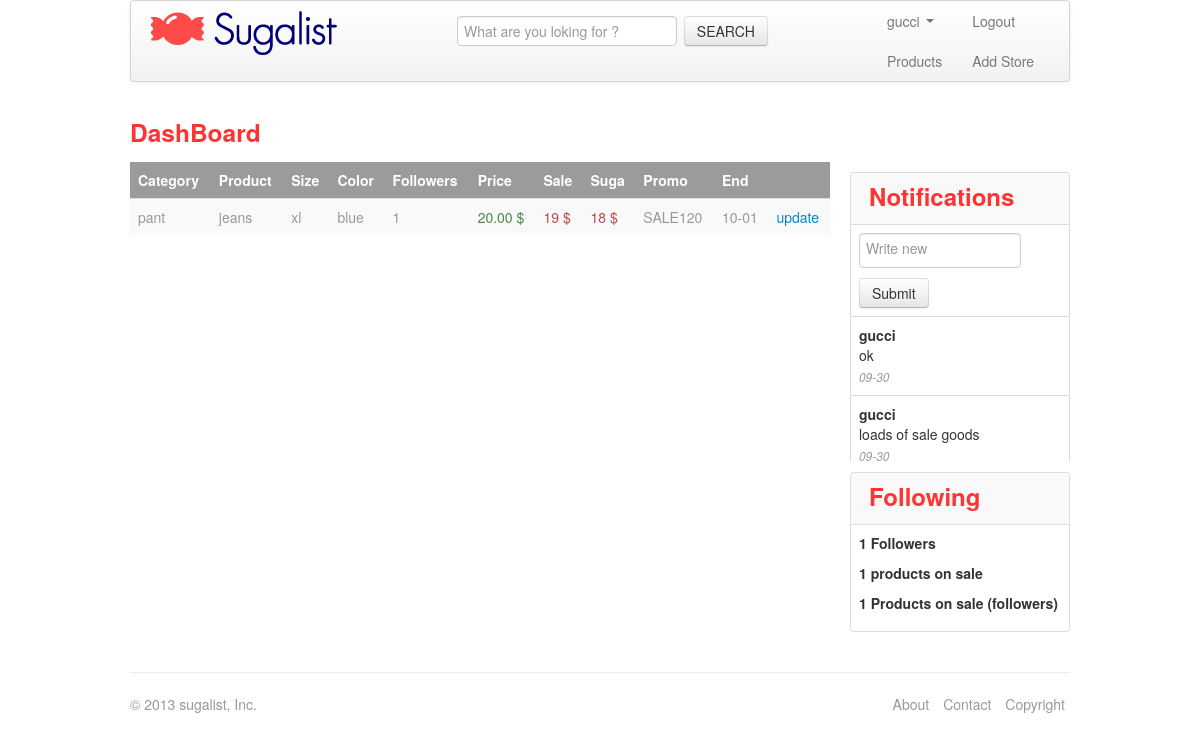
Screenshot of /merchant/index.php (signed in) with the database file from the repository.
### tables this page shows
CREATE TABLE IF NOT EXISTS `merchant` (
  `ID_MERCHANT` int(11) NOT NULL AUTO_INCREMENT,
  `USERNAME` char(255) DEFAULT NULL,
  `EMAIL` char(255) DEFAULT NULL,
  `PASSWORD` char(255) DEFAULT NULL,
  PRIMARY KEY (`ID_MERCHANT`)
);

CREATE TABLE IF NOT EXISTS `product` (
  `ID_PRODUCT` int(11) NOT NULL AUTO_INCREMENT,
  `ID_CATEGORY` int(11) NOT NULL,
  `ID_STORE` int(11) NOT NULL,
  `NAME` char(255) DEFAULT NULL,
  `SIZE` char(255) DEFAULT NULL,
  `COLOR` char(255) DEFAULT NULL,
  `PRICE` float(8,2) DEFAULT NULL,
  `IMAGEURL` varchar(300) NOT NULL,
  `INITSALE` int(11) NOT NULL,
  `INITCUSTOMIZED_PRICE` int(11) NOT NULL,
  `INITCODE_PROMO` char(255) NOT NULL,
  PRIMARY KEY (`ID_PRODUCT`),
  KEY `FK_CONTAINS` (`ID_CATEGORY`)
);

CREATE TABLE IF NOT EXISTS `category` (
  `ID_CATEGORY` int(11) NOT NULL AUTO_INCREMENT,
  `NAME` char(255) DEFAULT NULL,
  PRIMARY KEY (`ID_CATEGORY`)
);

CREATE TABLE IF NOT EXISTS `follow` (
  `ID_CUSTOMER` int(11) NOT NULL,
  `ID_PRODUCT` int(11) NOT NULL,
  `SALE` int(11) DEFAULT NULL,
  `CUSTOMIZED_PRICE` int(11) DEFAULT NULL,
  `CODE_PROMO` char(255) DEFAULT NULL,
  `END_PROMO` date DEFAULT NULL,
  PRIMARY KEY (`ID_CUSTOMER`,`ID_PRODUCT`),
  KEY `FK_FOLLOW` (`ID_PRODUCT`)
);

CREATE TABLE IF NOT EXISTS `notification` (
  `ID_NOTIFICATION` int(11) NOT NULL AUTO_INCREMENT,
  `ID_MERCHANT` int(11) NOT NULL,
  `MESSAGE` char(255) DEFAULT NULL,
  `TIMESTAMP` timestamp NOT NULL DEFAULT CURRENT_TIMESTAMP ON UPDATE CURRENT_TIMESTAMP,
  PRIMARY KEY (`ID_NOTIFICATION`),
  KEY `FK_SEND` (`ID_MERCHANT`)
);

### merchant/lock.php (called while the page is built, shortened)
<?php
$user_check=$_SESSION['login_user'];
$ses_sql=mysql_query("select username from merchant where username='$user_check' ");
$row=mysql_fetch_array($ses_sql);
$login_session=$row['username'];
?>

### merchant/index.php (the view, shortened to what this page needs)
<?php
include('lock.php');
?>
<!doctype html>
<html>
<head>
<link rel="stylesheet" href="css/bootstrap-responsive.min.css">
<link rel="stylesheet" href="css/bootstrap.min.css">
</head>
<body>
		<div class="container-fluid">
     			<div class="navbar container">
					<div class="navbar-inner">
                        <a class="brand" href="index.php"> <img src="img/logo.png"/></a>
                        <ul class="nav">
                        <h3><li class="span5 offset1">
                        	<form action="" class="navbar-form">
                            <input name="product" type="text" placeholder="What are you loking for ?">
                        	<button type="submit" class="btn">SEARCH</button>
                            </form>
                        </li></h3>
                        </ul>
                        <ul class="nav pull-right">
						  	<li class="dropdown">
                           	 	<a class="dropdown-toggle" href="#" data-toggle="dropdown"><?php echo $login_session; ?>
								<strong class="caret"></strong></a>
									<?php
											$sql="SELECT * FROM merchant WHERE USERNAME='$login_session'";
									 ?>
								<a href="viewproduct.php">Products</a>
                          	</li>
							<li><a href="logout.php">Logout</a>
								<a href="addstore.php">Add Store</a> </li>
                          </ul>
                     </div>
                 </div>
                <div class="row container ">
                <div id="tab_whishlist span12">
                <h3 style="color: #ff3333;">DashBoard</h3>
                    </div>
                <div class="span9 container" >
                        <table class="table table-striped container">
                        	<thead>
                            	<tr style="background-color: #9b9b9b; color: white;">
                                	<th>Category</th>
                                    <th>Product</th>
                                    <th>Size</th>
                                    <th>Color</th>
                                    <th>Followers</th>
                                    <th>Price   </th>
                                    <th>Sale   </th>
                                    <th>Suga</th>
                                    <th>Promo</th>
                                    <th>End</th>
                                    <th></th>
                                </tr>
                            </thead>
                            <tbody class="muted">
							<?php
									$product_search=$_GET['product'];
								if($product_search=="")
									$sql="SELECT category.name,product.name,product.size,product.color,product.price,follow.sale,follow.customized_price,follow.code_promo,follow.end_promo	FROM product INNER JOIN category INNER JOIN follow INNER JOIN store INNER JOIN merchant
											WHERE product.id_category = category.id_category
											and product.id_product = follow.id_product
											and product.id_store = store.id_store
											and store.id_merchant = merchant.id_merchant
											and merchant.username='$login_session'
											LIMIT 1
										";
									$sql_run=mysql_query($sql);
									$count=mysql_num_rows($sql_run);
					while($count>0)
					{
						$count--;
						$row=mysql_fetch_array($sql_run);
						$date1 = date_create($row[8]);
						$date2 = date_format($date1, 'm-d');
						$sql_temp="SELECT category.name,product.name,product.size,product.color,product.price,follow.sale,follow.customized_price,follow.code_promo,follow.end_promo	FROM product INNER JOIN category INNER JOIN follow INNER JOIN store INNER JOIN merchant
											WHERE product.id_category = category.id_category
											and product.id_product = follow.id_product
											and product.id_store = store.id_store
											and store.id_merchant = merchant.id_merchant
											and product.name='$row[1]'
											and product.size='$row[2]'
											and product.color='$row[3]'
										";
						$sql_run_temp=mysql_query($sql_temp);
						$count_temp=mysql_num_rows($sql_run_temp);
						echo "
                            	<tr>
                                	<td>$row[0]</td>
                                    <td>$row[1]</td>
                                    <td>$row[2]</td>
                                    <td>$row[3]</td>
                                    <td>$count_temp</td>
                                    <td class=text-success text-right>$row[4] $</td>
                                    <td class=text-error text-right>$row[5] $</td>
                                    <td class=text-error text-right>$row[6] $</td>
                                    <td>$row[7]</td>
                                    <td>$date2</td>
                                    <td>
									<a href=\"update.php?product=$row[1]&size=$row[2]&color=$row[3]
									&price=$row[4]&sale=$row[5]&customized_price=$row[6]&
									code_promo=$row[7]&end_promo=$row[8]\" >update</a>
 </td>
                                </tr>
                                								";
}
?>
                            </tbody>
                        </table>
        </div>
                   <div class="span3">
                    <div id="Notifications ">
					<div style=height:300px;overflow:auto;>
                                <table class="table table-bordered" style="table-layout:fixed; word-wrap: break-word;">
                                       <thead>
                                   <h1> <tr style="background-color:rgb(249,249,249);">
                                    <th><p style="text-indent:10px; margin-top:5px;color: #ff3333; font-size:x-large;">Notifications</p></th>
                                </tr></h1>
                                 </thead>
                                  <tbody>
								                <tr>
                                      <td>
                                      <form id="form_write_notifications"class="navbar-form" onblur="cacher()" action="newnotification.php" method="get" accept-charset="UTF-8">
                             <textarea name="message" id="click" onfocus="nohidden()" rows="1" style="height:25px; width:148px; resize:none;" placeholder="Write new "></textarea>
                        	<div id="hidden">
                            <button type="submit" onfocus="nohidden()" class="btn">Submit</button>
                            </div>
                            </form>
                                      </td>
                                    </tr>
								  <?php
								 $sql="SELECT merchant.username,notification.message,notification.timestamp
								 FROM `notification` inner join merchant
								 WHERE merchant.id_merchant = notification.id_merchant
								 and merchant.username='$login_session'
								 order by notification.timestamp desc";
									$sql_run=mysql_query($sql);
									$count=mysql_num_rows($sql_run);
					while($count>0)
					{
									$count--;
									$row=mysql_fetch_array($sql_run);
									$date1 = date_create($row[2]);
									$date2 = date_format($date1, 'm-d');
									echo "
                                    <tr>
                                      <td><strong>$row[0]</strong><br>
									  $row[1]<small><br>
									  <em class=muted>$date2</em></small></td>
                                    </tr>
									";
                                  }
								  ?>
                                    </tbody>
                                </table>
                                </div>
                                </div>
                <div id="Following">
						        <table class="table table-bordered" style="table-layout:fixed; word-wrap: break-word;">
                                       <thead>
                                   <h1> <tr style="background-color:rgb(249,249,249);">
                                    <th><p style="text-indent:10px; margin-top:5px;color: #ff3333; font-size:x-large;">Following</p></th>
                                </tr></h1>
                                 </thead>
                                  <tbody>
                                    <tr>
                                      <td>
                                        <strong>
                                      <p>
							<?php
									$sql="SELECT category.name,product.name,product.size,product.color,product.price,follow.sale,follow.customized_price,follow.code_promo,follow.end_promo	FROM product INNER JOIN category INNER JOIN follow INNER JOIN store INNER JOIN merchant
											WHERE product.id_category = category.id_category
											and product.id_product = follow.id_product
											and product.id_store = store.id_store
											and store.id_merchant = merchant.id_merchant
											and merchant.username='$login_session'
										";
									$sql_run=mysql_query($sql);
									$count=mysql_num_rows($sql_run);
									echo "$count";
?>										Followers</p>
                                      <p>
<?php
									$sql="SELECT category.name,product.name,product.size,product.color,product.price,follow.sale,follow.customized_price,follow.code_promo,follow.end_promo	FROM product INNER JOIN category INNER JOIN follow INNER JOIN store INNER JOIN merchant
											WHERE product.id_category = category.id_category
											and product.id_product = follow.id_product
											and product.id_store = store.id_store
											and store.id_merchant = merchant.id_merchant
											and merchant.username='$login_session'
											LIMIT 1
										";
									$sql_run=mysql_query($sql);
									$count=mysql_num_rows($sql_run);
									echo "$count";
?>
									  products on sale</p>
                                      <p>
<?php
									$sql="SELECT category.name,product.name,product.size,product.color,product.price,follow.sale,follow.customized_price,follow.code_promo,follow.end_promo	FROM product INNER JOIN category INNER JOIN follow INNER JOIN store INNER JOIN merchant
											WHERE product.id_category = category.id_category
											and product.id_product = follow.id_product
											and product.id_store = store.id_store
											and store.id_merchant = merchant.id_merchant
											and merchant.username='$login_session'
											and follow.customized_price !=''
											LIMIT 1
										";
									$sql_run=mysql_query($sql);
									$count=mysql_num_rows($sql_run);
									echo "$count";
?>
									  Products on sale (followers)</p>
									  </strong>
                                      </td>
                                    </tr>
                                    </tbody>
                                </table>
                                </div>
                </div>
							<?php
							include('footer.php');
							?>

### rows the page displays
merchant: USERNAME "gucci"
product: ID_CATEGORY.NAME "pant", NAME "jeans", SIZE "xl", COLOR "blue", count_temp "1", PRICE "20.00", follow.SALE "19", follow.CUSTOMIZED_PRICE "18", follow.CODE_PROMO "SALE120", follow.END_PROMO "10-01"
notification: ID_MERCHANT.USERNAME "gucci", MESSAGE "ok", TIMESTAMP "09-30"
notification: ID_MERCHANT.USERNAME "gucci", MESSAGE "loads of sale goods", TIMESTAMP "09-30"

### other values shown
$count "1"
